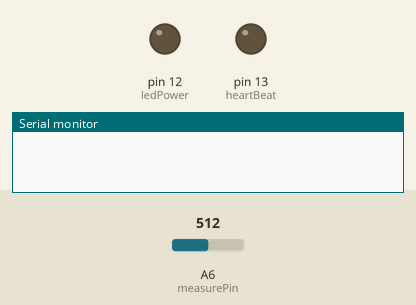
Recording of a sketch running on a simulated Arduino Nano, built with avr-gcc and run on an emulated ATmega328P. On the bench: output pins drawn as LEDs (lit = HIGH), the last lines printed to the serial monitor. Inputs (shaded band) come from the test bench; at power-on: A6 (measurePin) = 512.

Above: at 0.1 s.
At 2.8 s:
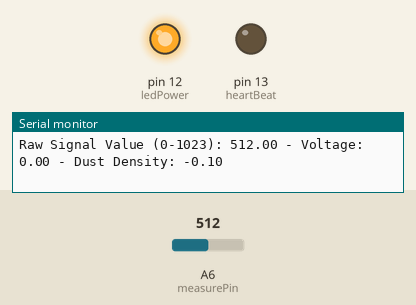
2.9 s: A6 (measurePin) set to 109
7.1 s: A6 (measurePin) set to 93
Timing chart, 0 to 10.1 s (numbered marks = the images above; inputs shaded):
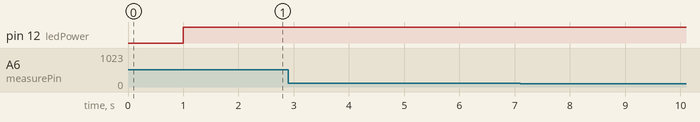

The sketch:

fijnStofSensor.ino
```cpp
/*
  Sketch om een met een Teensy (Arduino compatible ARM) (www.pjrc.com)
  de gegevens van een Sharp GP2Y1010AU0F stofsensor te lezen

  Based on code by Cyrille Médard de Chardon (serialC), Christophe Trefois (Trefex) from
  https://github.com/Trefex/arduino-airquality/
*/

#define sIDLE 0
#define sIRON 1
#define sDELTA 2
#define sIROFF 3

const int measurePin = A6;
const int ledPower = 12;
const int heartBeat = 13;

const int samplingTime = 280;
const int deltaTime = 40;
const int sleepTime = 9680;

const int sensorDelayTime = 1000;

float voMeasured = 0;
float calcVoltage = 0;
float dustDensity = 0;

int dustSenseState = 0; // 0: IDLE, 1: IR ON, 2: deltatime, 3: IR LED off


long dustSenseTimer = 0;

void setup() {
  Serial.begin(9600);
  pinMode(ledPower, OUTPUT);
  pinMode(heartBeat, OUTPUT);
}

void loop() {
  takeSamples();
}
```

dustSensorStuff.ino
```cpp
void takeSamples() {
  boolean transistion = false;
  if (dustSenseState == sIDLE) {
    if (millis() > dustSenseTimer + sensorDelayTime) {
      dustSenseState++;
      dustSenseTimer = micros();
      digitalWrite(ledPower, LOW);
    }
  } else if (dustSenseState == sIRON) {
    if (micros() > dustSenseTimer + samplingTime) {
      dustSenseState++;
      dustSenseTimer = micros();
      voMeasured = analogRead(measurePin);
    }
  } else if (dustSenseState == sDELTA) {
    if (micros() > dustSenseTimer + deltaTime) {
      dustSenseState++;
      dustSenseTimer = micros();
      digitalWrite(ledPower, HIGH);
    }
  } else if (dustSenseState == sIROFF) {
    if (micros() > dustSenseTimer + sleepTime) {
      dustSenseState = 0;
      dustSenseTimer = millis();
      dustDensity = 0.17 * calcVoltage - 0.1;
      Serial.print("Raw Signal Value (0-1023): ");
      Serial.print(voMeasured);

      Serial.print(" - Voltage: ");
      Serial.print(calcVoltage);

      Serial.print(" - Dust Density: ");
      Serial.println(dustDensity);
    }
  }
}
```
